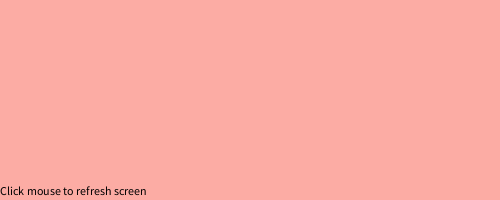
Frame 1 (no input)
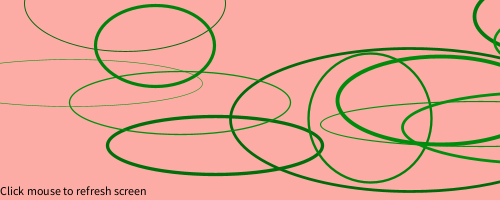
Frame 60 (the mouse pressed at the canvas centre just before this capture)
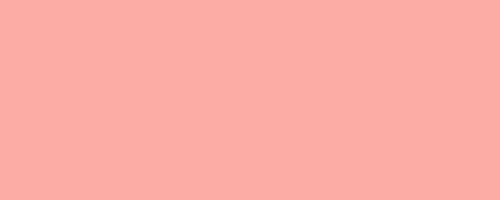
Frame 120 (the mouse held since frame 60 and released just before this capture)

The Processing sketch that drew these frames (run headless with seeded random() and noise(); from frame 60 on, the mouse is pressed at the canvas centre):

// Processing sketch: processing_90496
// ── processing_90496.pde

int n = 100; 
float y = .015; 
float dy = .15;  
                  
float noiseY;     
int x;            
float noiseX;
  
void setup(){  
    size(500, 200);
    colorMode(HSB, 360, 100, 100);
    background(6, 35, 99);
    frameRate(10);
    fill(0);
    text("Click mouse to refresh screen", 0, 195);
}
 
void draw(){
    perlin(int(random(width)));
    if(mousePressed){
      background(6, 35, 99);
    }else{
    }
}
   
void perlin(int i) {   // This cycles through the loop n times
  i++;
  stroke(126, 100, random(40, 60));
  strokeWeight(random(0, 4));
  noFill();
  y += dy;  
  x = i * (width/n);  
  noiseY = noise(y)*height;    
  noiseX = noise(x)*width;                             
  ellipse(x, random(height), noiseX, noiseY); 
}
